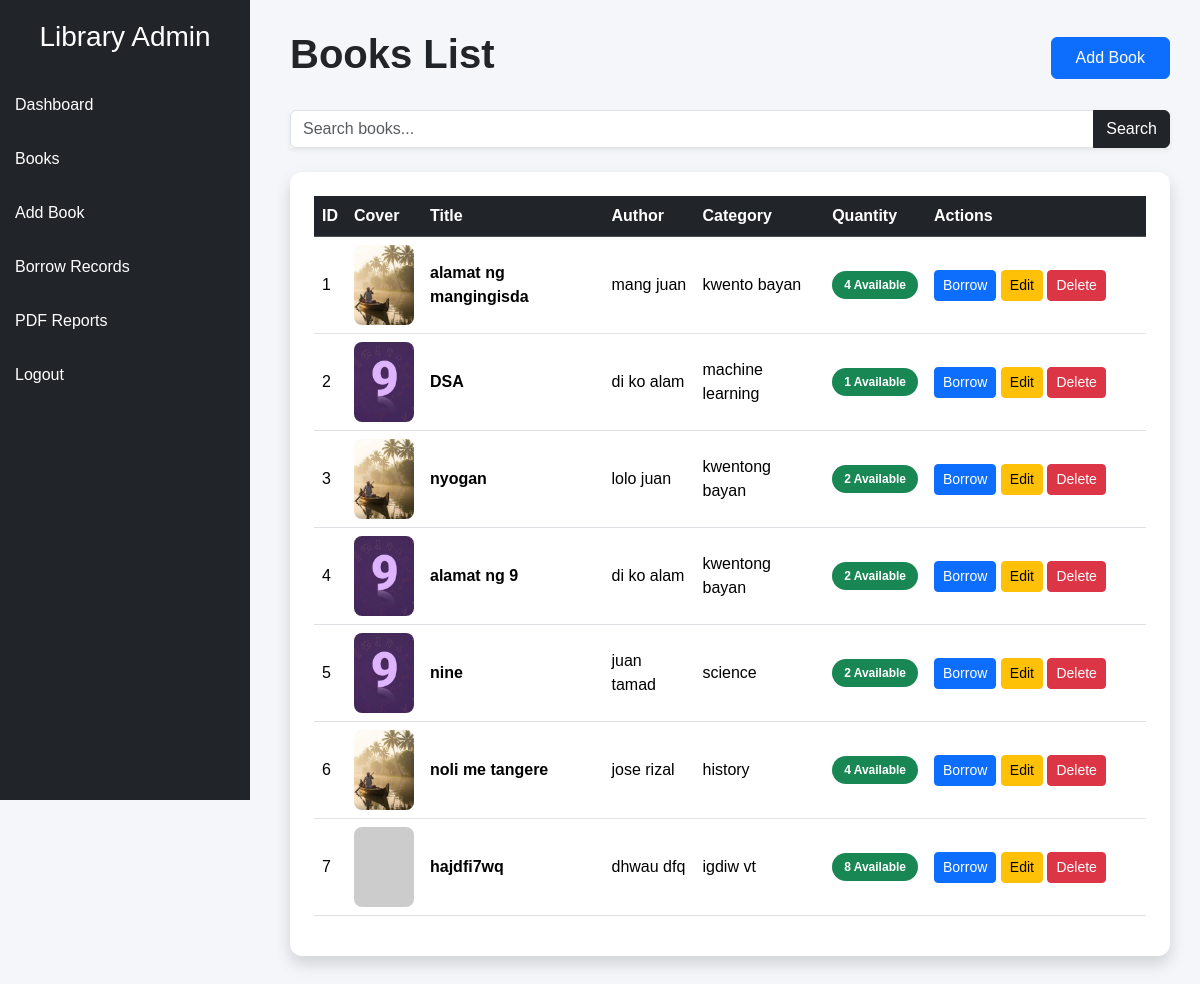
The page /books (signed in) on the database as committed earlier.
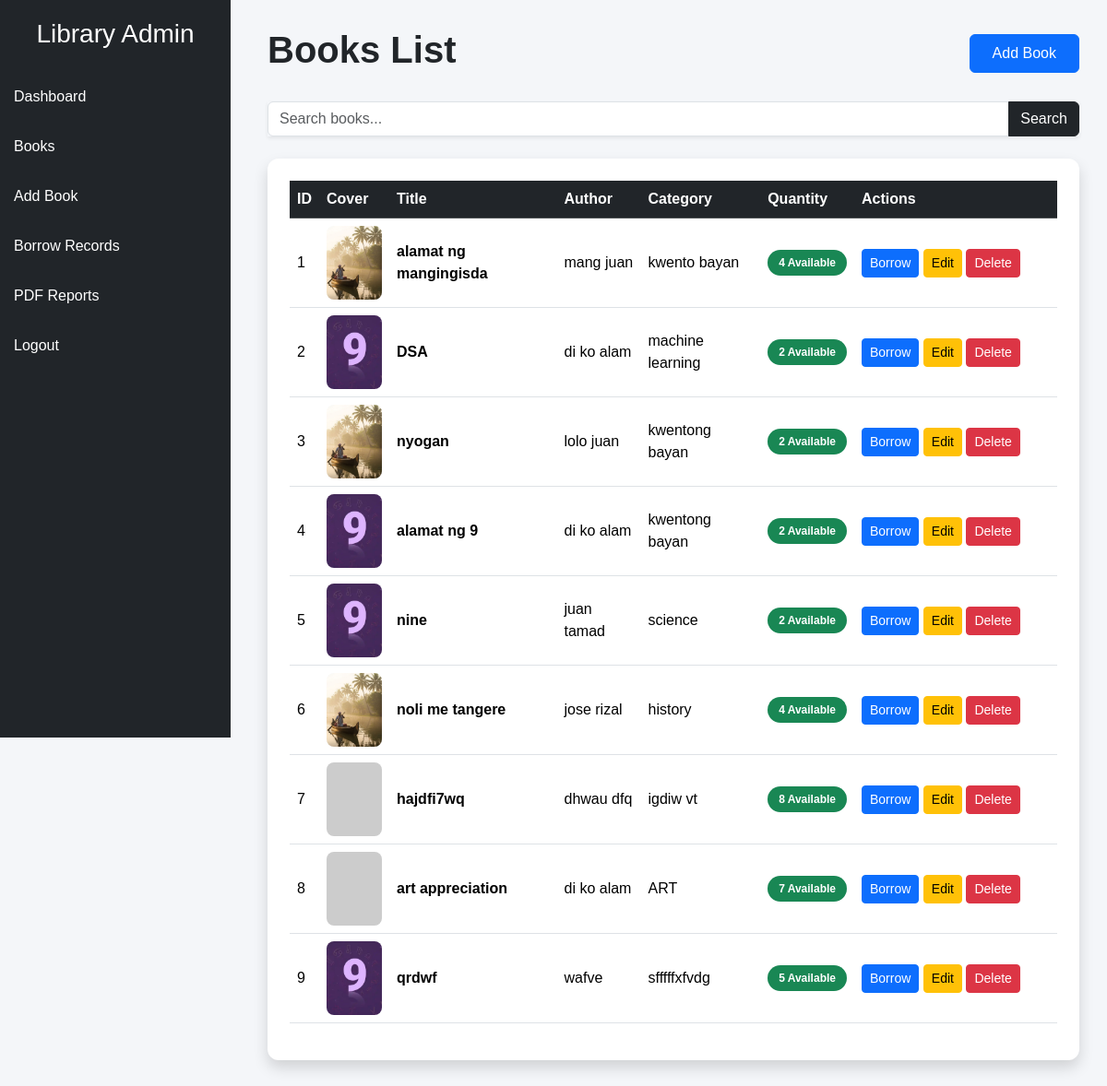
The same page on the database as committed later.
### tables this page shows
CREATE TABLE books (
    id INTEGER PRIMARY KEY AUTOINCREMENT,
    title TEXT NOT NULL,
    author TEXT NOT NULL,
    category TEXT NOT NULL,
    quantity INTEGER NOT NULL,
    cover_image TEXT
);

### app.py (the view)
@app.route('/books')
@login_required
def books():
    search = request.args.get('search', '')
    conn = sqlite3.connect('database.db')
    cursor = conn.cursor()
    cursor.execute("""
    SELECT * FROM books
    WHERE title LIKE ?
    """, ('%' + search + '%',))
    books = cursor.fetchall()
    conn.close()
    return render_template(
        'books.html',
        books=books
    )

### app.py (called while the page is built)
def login_required(f):
    @wraps(f)
    def decorated_function(*args, **kwargs):
        if 'user' not in session:
            return redirect('/login')
        return f(*args, **kwargs)
    return decorated_function

### templates/books.html (shortened to what this page needs)
<!DOCTYPE html>
<html>
<head>
    <link href="https://cdn.jsdelivr.net/npm/bootstrap@5.3.3/dist/css/bootstrap.min.css" rel="stylesheet">
</head>
<body>
<div class="sidebar">
    <h3 class="text-white text-center mb-4">
        Library Admin
    </h3>
    <a href="/">Dashboard</a>
    <a href="/books">Books</a>
    <a href="/add_book">Add Book</a>
    <a href="/borrow_records">Borrow Records</a>
    <a href="/generate_report">PDF Reports</a>
    <a href="/logout">Logout</a>
</div>
<div class="content">
    <div class="d-flex justify-content-between align-items-center mb-4">
        <h1 class="fw-bold">
            Books List
        </h1>
        <a href="/add_book" class="btn btn-primary px-4 py-2">
            Add Book
        </a>
    </div>
    <form method="GET" class="mb-4">
        <div class="input-group shadow-sm">
            <input
                type="text"
                name="search"
                class="form-control"
                placeholder="Search books..."
            >
            <button class="btn btn-dark">
                Search
            </button>
        </div>
    </form>
    <div class="card shadow p-4">
        <table class="table table-hover align-middle">
            <thead class="table-dark">
                <tr>
                    <th>ID</th>
                    <th>Cover</th>
                    <th>Title</th>
                    <th>Author</th>
                    <th>Category</th>
                    <th>Quantity</th>
                    <th width="220">Actions</th>
                </tr>
            </thead>
            <tbody>
                {% for book in books %}
                <tr>
                    <td>{{ book[0] }}</td>
                    <td>
                        {% if book[5] %}
                        <img
                            src="{{ url_for('static', filename='uploads/' + book[5]) }}"
                            width="60"
                            height="80"
                        >
                        {% else %}
                        <img
                            src="https://via.placeholder.com/60x80?text=No+Image"
                            width="60"
                            height="80"
                        >
                        {% endif %}
                    </td>
                    <td class="fw-semibold">
                        {{ book[1] }}
                    </td>
                    <td>{{ book[2] }}</td>
                    <td>{{ book[3] }}</td>
                    <td>
                        {% if book[4] > 0 %}
                        <span class="badge bg-success badge-stock">
                            {{ book[4] }} Available
                        </span>
                        {% else %}
                        <span class="badge bg-danger badge-stock">
                            Out of Stock
                        </span>
                        {% endif %}
                    </td>
                    <td>
                        {% if book[4] > 0 %}
                        <a
                           href="/borrow_book/{{ book[0] }}"
                           class="btn btn-primary btn-sm"
                        >
                           Borrow
                        </a>
                        {% endif %}
                        <a
                            href="/edit_book/{{ book[0] }}"
                            class="btn btn-warning btn-sm"
                        >
                            Edit
                        </a>
                        <a
                            href="/delete_book/{{ book[0] }}"
                            class="btn btn-danger btn-sm"
                            onclick="return confirm('Delete this book?')"
                        >
                            Delete
                        </a>
                    </td>
                </tr>
                {% endfor %}
            </tbody>
        </table>
    </div>
</div>
</body>
</html>

### templates/books.html (style rules this page uses)
body { background:#f4f6f9; font-family:Arial, sans-serif; }
.sidebar { width:250px; height:100vh; background:#212529; position:fixed; padding-top:20px; }
.sidebar a { color:white; display:block; padding:15px; text-decoration:none; transition:0.3s; }
.content { margin-left:260px; padding:30px; }
.card { border:none; border-radius:12px; }
.table img { border-radius:8px; object-fit:cover; }
.badge-stock { padding:8px 12px; border-radius:20px; font-size:12px; }

Rows that differ between the two databases and show on the page:
changed books "DSA": quantity "1" → "2"
added books: id "8", title "art appreciation", author "di ko alam", category "ART", quantity "7"
added books: id "9", cover_image (picture), title "qrdwf", author "wafve", category "sfffffxfvdg", quantity "5"
